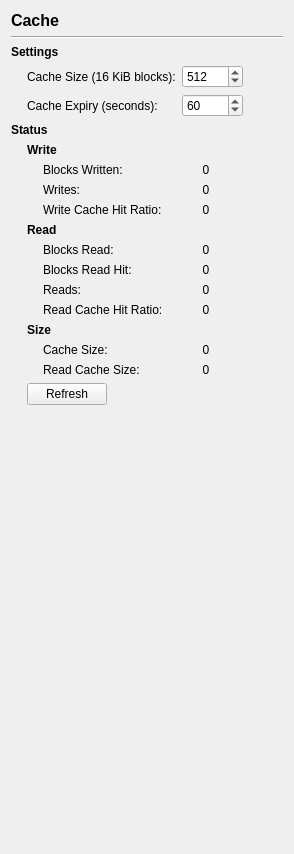
       <widget class="QWidget" name="page_cache">
        <layout class="QVBoxLayout" name="verticalLayout_10">
         <item>
          <widget class="QLabel" name="labelTitle">
           <property name="font">
            <font>
             <pointsize>12</pointsize>
             <weight>75</weight>
             <italic>false</italic>
             <bold>true</bold>
            </font>
           </property>
           <property name="text">
            <string>Cache</string>
           </property>
          </widget>
         </item>
         <item>
          <widget class="Line" name="line_9">
           <property name="orientation">
            <enum>Qt::Horizontal</enum>
           </property>
          </widget>
         </item>
         <item>
          <layout class="QGridLayout" name="gridLayout_16" columnstretch="0,0,0,0,1">
           <item row="0" column="0" colspan="4">
            <widget class="QLabel" name="label_108">
             <property name="font">
              <font>
               <weight>75</weight>
               <bold>true</bold>
              </font>
             </property>
             <property name="text">
              <string>Settings</string>
             </property>
            </widget>
           </item>
           <item row="0" column="4">
            <spacer name="horizontalSpacer_60">
             <property name="orientation">
              <enum>Qt::Horizontal</enum>
             </property>
             <property name="sizeHint" stdset="0">
              <size>
               <width>40</width>
               <height>10</height>
              </size>
             </property>
            </spacer>
           </item>
           <item row="1" column="0">
            <spacer name="horizontalSpacer_61">
             <property name="orientation">
              <enum>Qt::Horizontal</enum>
             </property>
             <property name="sizeType">
              <enum>QSizePolicy::Fixed</enum>
             </property>
             <property name="sizeHint" stdset="0">
              <size>
               <width>10</width>
               <height>10</height>
              </size>
             </property>
            </spacer>
           </item>
           <item row="1" column="1" colspan="3">
            <layout class="QFormLayout" name="formLayout_18">
             <item row="0" column="0">
              <widget class="QLabel" name="label_109">
               <property name="text">
                <string>Cache Size (16 KiB blocks):</string>
               </property>
               <property name="buddy">
                <cstring>core__cache_size</cstring>
               </property>
              </widget>
             </item>
             <item row="0" column="1">
              <widget class="QSpinBox" name="core__cache_size">
               <property name="accelerated">
                <bool>true</bool>
               </property>
               <property name="maximum">
                <number>99999</number>
               </property>
               <property name="value">
                <number>512</number>
               </property>
              </widget>
             </item>
             <item row="1" column="0">
              <widget class="QLabel" name="label_110">
               <property name="text">
                <string>Cache Expiry (seconds):</string>
               </property>
               <property name="buddy">
                <cstring>core__cache_expiry</cstring>
               </property>
              </widget>
             </item>
             <item row="1" column="1">
              <widget class="QSpinBox" name="core__cache_expiry">
               <property name="accelerated">
                <bool>true</bool>
               </property>
               <property name="maximum">
                <number>32000</number>
               </property>
               <property name="value">
                <number>60</number>
               </property>
              </widget>
             </item>
            </layout>
           </item>
           <item row="2" column="0" colspan="4">
            <widget class="QLabel" name="label_111">
             <property name="font">
              <font>
               <weight>75</weight>
               <bold>true</bold>
              </font>
             </property>
             <property name="text">
              <string>Status</string>
             </property>
            </widget>
           </item>
           <item row="3" column="1" colspan="3">
            <widget class="QLabel" name="label_112">
             <property name="font">
              <font>
               <weight>75</weight>
               <bold>true</bold>
              </font>
             </property>
             <property name="text">
              <string>Write</string>
             </property>
            </widget>
           </item>
           <item row="4" column="1">
            <spacer name="horizontalSpacer_62">
             <property name="orientation">
              <enum>Qt::Horizontal</enum>
             </property>
             <property name="sizeType">
              <enum>QSizePolicy::Fixed</enum>
             </property>
             <property name="sizeHint" stdset="0">
              <size>
               <width>10</width>
               <height>10</height>
              </size>
             </property>
            </spacer>
           </item>
           <item row="4" column="2">
            <widget class="QLabel" name="label_113">
             <property name="text">
              <string>Blocks Written:</string>
             </property>
            </widget>
           </item>
           <item row="4" column="3">
            <widget class="QLabel" name="label_cache_blocks_written">
             <property name="sizePolicy">
              <sizepolicy hsizetype="Expanding" vsizetype="Preferred">
               <horstretch>0</horstretch>
               <verstretch>0</verstretch>
              </sizepolicy>
             </property>
             <property name="text">
              <string>0</string>
             </property>
             <property name="alignment">
              <set>Qt::AlignCenter</set>
             </property>
            </widget>
           </item>
           <item row="5" column="2">
            <widget class="QLabel" name="label_115">
             <property name="text">
              <string>Writes:</string>
             </property>
            </widget>
           </item>
           <item row="5" column="3">
            <widget class="QLabel" name="label_cache_writes">
             <property name="sizePolicy">
              <sizepolicy hsizetype="Expanding" vsizetype="Preferred">
               <horstretch>0</horstretch>
               <verstretch>0</verstretch>
              </sizepolicy>
             </property>
             <property name="text">
              <string>0</string>
             </property>
             <property name="alignment">
              <set>Qt::AlignCenter</set>
             </property>
            </widget>
           </item>
           <item row="6" column="2">
            <widget class="QLabel" name="label_117">
             <property name="text">
              <string>Write Cache Hit Ratio:</string>
             </property>
            </widget>
           </item>
           <item row="6" column="3">
            <widget class="QLabel" name="label_cache_write_hit_ratio">
             <property name="sizePolicy">
              <sizepolicy hsizetype="Expanding" vsizetype="Preferred">
               <horstretch>0</horstretch>
               <verstretch>0</verstretch>
              </sizepolicy>
             </property>
             <property name="text">
              <string>0</string>
             </property>
             <property name="alignment">
              <set>Qt::AlignCenter</set>
             </property>
            </widget>
           </item>
           <item row="7" column="1" colspan="3">
            <widget class="QLabel" name="label_119">
             <property name="font">
              <font>
               <weight>75</weight>
               <bold>true</bold>
              </font>
             </property>
             <property name="text">
              <string>Read</string>
             </property>
            </widget>
           </item>
           <item row="8" column="2">
            <widget class="QLabel" name="label_120">
             <property name="text">
              <string>Blocks Read:</string>
             </property>
            </widget>
           </item>
           <item row="8" column="3">
            <widget class="QLabel" name="label_cache_blocks_read">
             <property name="sizePolicy">
              <sizepolicy hsizetype="Expanding" vsizetype="Preferred">
               <horstretch>0</horstretch>
               <verstretch>0</verstretch>
              </sizepolicy>
             </property>
             <property name="text">
              <string>0</string>
             </property>
             <property name="alignment">
              <set>Qt::AlignCenter</set>
             </property>
            </widget>
           </item>
           <item row="9" column="2">
            <widget class="QLabel" name="label_122">
             <property name="text">
              <string>Blocks Read Hit:</string>
             </property>
            </widget>
           </item>
           <item row="9" column="3">
            <widget class="QLabel" name="label_cache_blocks_read_hit">
             <property name="sizePolicy">
              <sizepolicy hsizetype="Expanding" vsizetype="Preferred">
               <horstretch>0</horstretch>
               <verstretch>0</verstretch>
              </sizepolicy>
             </property>
             <property name="text">
              <string>0</string>
             </property>
             <property name="alignment">
              <set>Qt::AlignCenter</set>
             </property>
            </widget>
           </item>
           <item row="10" column="2">
            <widget class="QLabel" name="label_124">
             <property name="text">
              <string>Reads:</string>
             </property>
            </widget>
           </item>
           <item row="10" column="3">
            <widget class="QLabel" name="label_cache_reads">
             <property name="sizePolicy">
              <sizepolicy hsizetype="Expanding" vsizetype="Preferred">
               <horstretch>0</horstretch>
               <verstretch>0</verstretch>
              </sizepolicy>
             </property>
             <property name="text">
              <string>0</string>
             </property>
             <property name="alignment">
              <set>Qt::AlignCenter</set>
             </property>
            </widget>
           </item>
           <item row="11" column="2">
            <widget class="QLabel" name="label_126">
             <property name="text">
              <string>Read Cache Hit Ratio:</string>
             </property>
            </widget>
           </item>
           <item row="11" column="3">
            <widget class="QLabel" name="label_cache_read_hit_ratio">
             <property name="sizePolicy">
              <sizepolicy hsizetype="Expanding" vsizetype="Preferred">
               <horstretch>0</horstretch>
               <verstretch>0</verstretch>
              </sizepolicy>
             </property>
             <property name="text">
              <string>0</string>
             </property>
             <property name="alignment">
              <set>Qt::AlignCenter</set>
             </property>
            </widget>
           </item>
           <item row="12" column="1" colspan="3">
            <widget class="QLabel" name="label_128">
             <property name="font">
              <font>
               <weight>75</weight>
               <bold>true</bold>
              </font>
             </property>
             <property name="text">
              <string>Size</string>
             </property>
            </widget>
           </item>
           <item row="13" column="2">
            <widget class="QLabel" name="label_129">
             <property name="text">
              <string>Cache Size:</string>
             </property>
            </widget>
           </item>
           <item row="13" column="3">
            <widget class="QLabel" name="label_cache_cache_size">
             <property name="sizePolicy">
              <sizepolicy hsizetype="Expanding" vsizetype="Preferred">
               <horstretch>0</horstretch>
               <verstretch>0</verstretch>
              </sizepolicy>
             </property>
             <property name="text">
              <string>0</string>
             </property>
             <property name="alignment">
              <set>Qt::AlignCenter</set>
             </property>
            </widget>
           </item>
           <item row="14" column="2">
            <widget class="QLabel" name="label_131">
             <property name="text">
              <string>Read Cache Size:</string>
             </property>
            </widget>
           </item>
           <item row="14" column="3">
            <widget class="QLabel" name="label_cache_read_cache_size">
             <property name="sizePolicy">
              <sizepolicy hsizetype="Expanding" vsizetype="Preferred">
               <horstretch>0</horstretch>
               <verstretch>0</verstretch>
              </sizepolicy>
             </property>
             <property name="text">
              <string>0</string>
             </property>
             <property name="alignment">
              <set>Qt::AlignCenter</set>
             </property>
            </widget>
           </item>
           <item row="15" column="1" colspan="3">
            <layout class="QHBoxLayout" name="horizontalLayout_20">
             <item>
              <widget class="QPushButton" name="core__button_refresh_cache_status">
               <property name="text">
                <string>Refresh</string>
               </property>
              </widget>
             </item>
             <item>
              <spacer name="horizontalSpacer_63">
               <property name="orientation">
                <enum>Qt::Horizontal</enum>
               </property>
               <property name="sizeHint" stdset="0">
                <size>
                 <width>40</width>
                 <height>20</height>
                </size>
               </property>
              </spacer>
             </item>
            </layout>
           </item>
          </layout>
         </item>
         <item>
          <spacer name="verticalSpacer_9">
           <property name="orientation">
            <enum>Qt::Vertical</enum>
           </property>
           <property name="sizeHint" stdset="0">
            <size>
             <width>20</width>
             <height>438</height>
            </size>
           </property>
          </spacer>
         </item>
        </layout>
       </widget>
